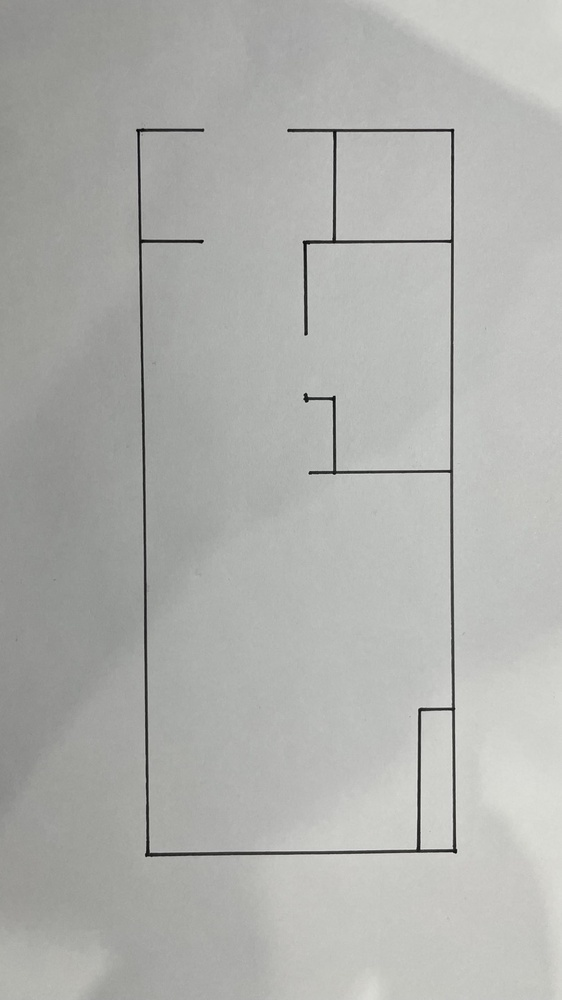
#> input picture R-zipp/test/KakaoTalk_20231124_105156273.jpg, 562 x 1000 px, shrunk from 810 x 1440 before the run, found by its file name; its folder holds only this picture in this run
$ python re_image.py
#> lines starting #> are read from the running program, lines starting #| are printed output that depends on the picture
from PIL import Image
import os

test_dir = 'stable_diffusion_1108_v0/test'
img_list = os.listdir(test_dir)

for img_name in img_list[:]:
    original_image_path = os.path.join(test_dir, img_name)
    image = Image.open(original_image_path)
#> image is the input picture: PIL image 562x1000 RGB; mean R, G, B 175.4, 176.2, 173.1

    # 이미지의 크기를 구합니다
    width, height = image.size
#> width = 562; height = 1000

    # 이미지를 가로로 반으로 나눕니다
    left_image = image.crop((0, 0, width//2, height))
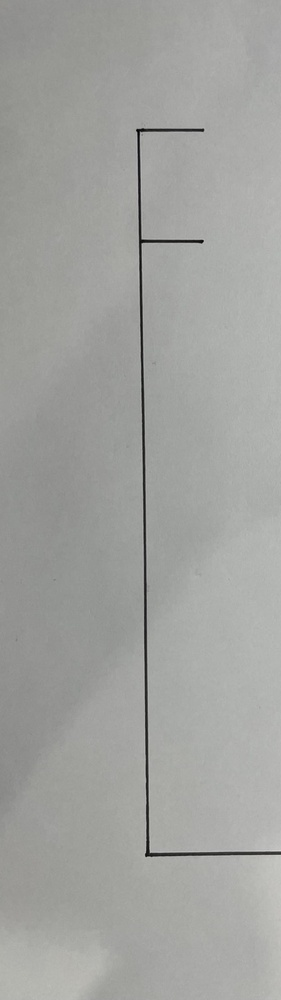
#> left_image: PIL image 281x1000 RGB; mean R, G, B 161.1, 162, 158.9
    right_image = image.crop((width//2, 0, width, height))
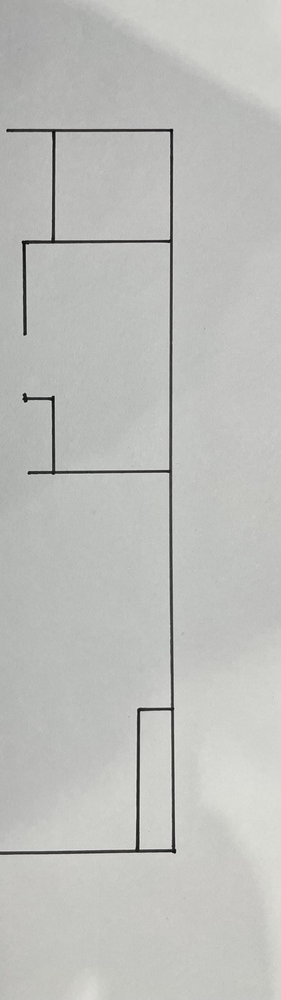
#> right_image: PIL image 281x1000 RGB; mean R, G, B 189.6, 190.4, 187.2

    output_dir = 'test_origin'
    os.makedirs(output_dir, exist_ok=True)

    # left_image_path = 'left_image.jpg'
    # left_image.save(os.path.join(output_dir, left_image_path))

    right_image_path = f'{img_name}'
    right_image.save(os.path.join(output_dir, right_image_path))
